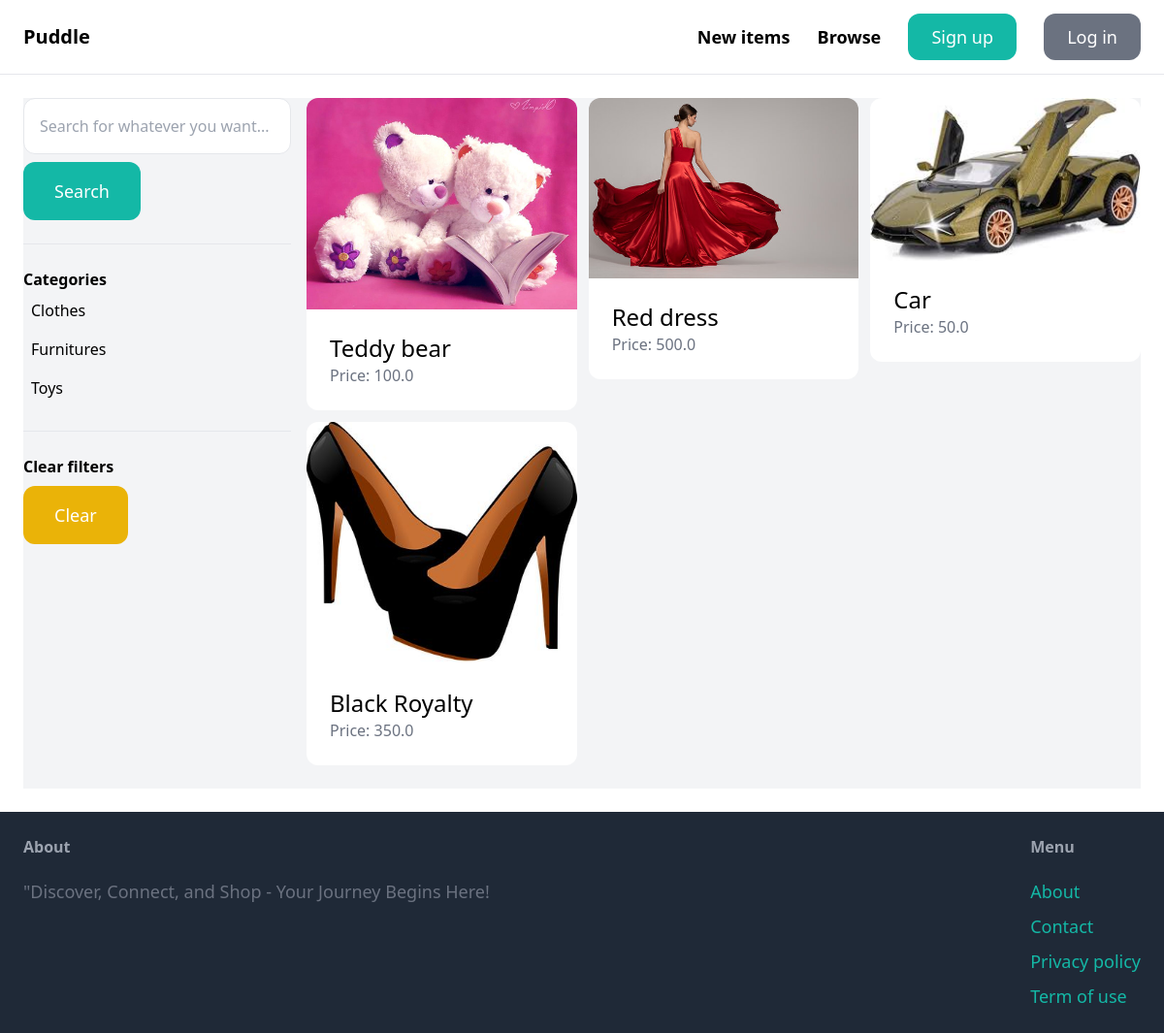
The app's page /items/ with its own data.
### item/models.py (models this page shows, shortened)
class Category(models.Model):
    name = models.CharField(max_length=255)
    class Meta:
        ordering = ('name',)
        verbose_name_plural = 'Categories'

class Item(models.Model):
    category = models.ForeignKey(Category, related_name='items', on_delete=models.CASCADE)
    name = models.CharField(max_length=255)
    description = models.TextField(blank=True, null=True)
    price = models.FloatField()
    image = models.ImageField(upload_to='item_images', blank=True, null=True)
    is_sold = models.BooleanField(default=False)
    created_by = models.ForeignKey(User, related_name='items', on_delete=models.CASCADE)
    created_at = models.DateTimeField(auto_now_add=True)

### item/views.py (the view)
# urls.py: path('', views.items, name='items'),
def items(request):
    query = request.GET.get('query', '')
    category_id = request.GET.get('category', 0)
    categories = Category.objects.all()
    items = Item.objects.filter(is_sold=False)
    if category_id:
        items = items.filter(category_id=category_id)
    if query:
        items = items.filter(Q(name__icontains=query) | Q(description__icontains=query))
    return render(request, 'item/items.html',{
        'items': items,
        'query': query,
        'categories':categories,
        'category_id':int(category_id),
    })

### item/templates/item/items.html (shortened to what this page needs)
{% extends 'core/base.html' %}
{% block content %}
    <div class="pb-6 grid grid-cols-4 gap-4 bg-gray-100">
        <div class="col-span-1">
            <form method="get" action="{% url 'item:items' %}">
                <input name="query" class="w-full py-4 px-4 border rounded-xl" type="text" value="{{ query}}" placeholder="Search for whatever you want...">
                <button class="mt-2 py-4 px-8 text-lg bg-teal-500 text-white rounded-xl">Search</button>
            </form>
            <hr class="my-6">
            <p class="font-semibold">Categories</p>
            <ul>
                {% for category in categories %}
                    <li class="py-2 px-2 rounded-xl{% if category.id == category_id %} bg-gray-200{% endif %}">
                        <a href="{% url 'item:items' %}?query={{ query }}&category={{ category.id }}">{{ category.name }}</a>
                    </li>
                {% endfor %}
            </ul>
            <hr class="my-6">
            <p class="font-semibold">Clear filters</p>
            <ul>
                <li><a href="{% url 'item:items' %}" class="mt-2 py-4 px-8 inline-block bg-yellow-500 text-lg rounded-xl text-white">Clear</li></a>
        </div>
        <div class="col-span-3">
            <div class="grid grid-cols-3 gap-3">
                {% for item in items %}
                    <div>
                        <a href="{% url 'item:detail' item.id %}">
                            <div>
                                <img src="{{ item.image.url }}" class="rounded-t-xl">
                            </div>
                            <div class="p-6 bg-white rounded-b-xl">
                                <h2 class="text-2xl">{{ item.name }}</h2>
                                <p class="text-gray-500">Price: {{ item.price }}</p>
                            </div>
                        </a>
                    </div>
                {% endfor %}
            </div>
        </div>
    </div>
{% endblock %}

### records on screen
Category: name "Clothes"
Category: name "Furnitures"
Category: name "Toys"
Item: image (picture), name "Teddy bear", price "100.0"
Item: image (picture), name "Red dress", price "500.0"
Item: image (picture), name "Car", price "50.0"
Item: image (picture), name "Black Royalty", price "350.0"
